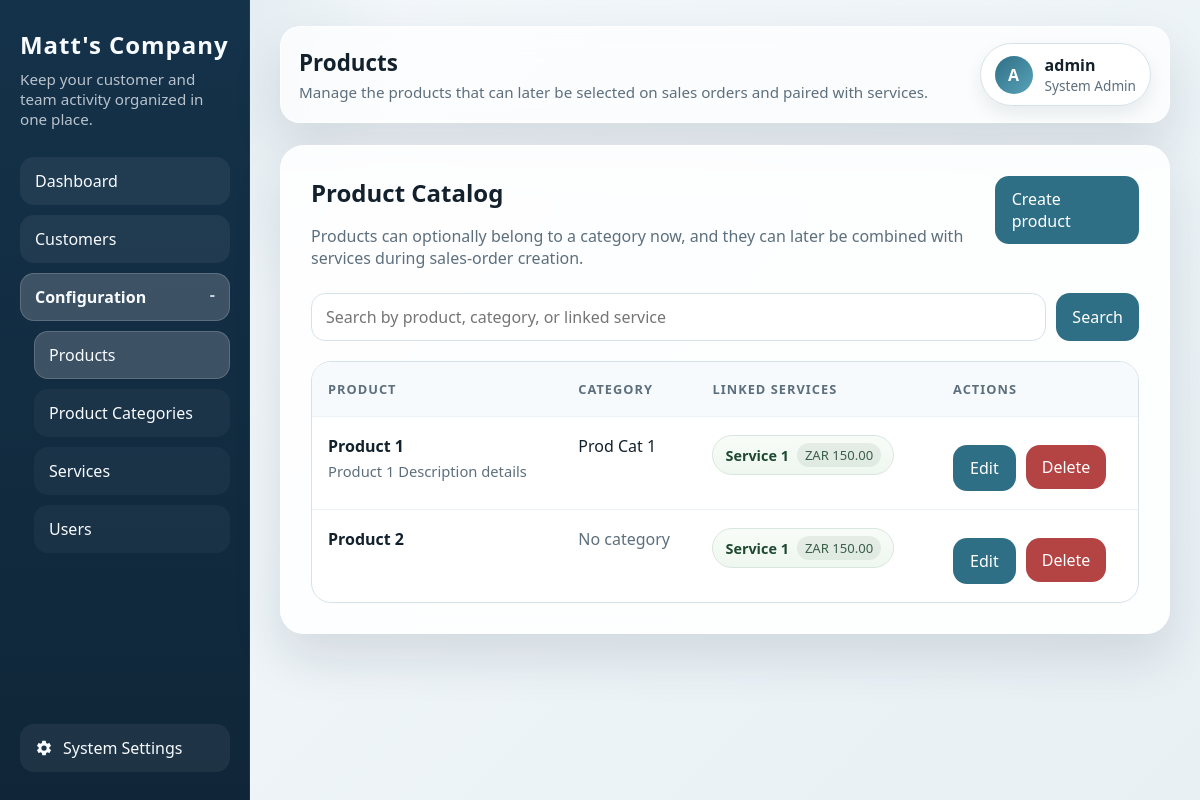
The page /products/ (signed in) on the database as committed earlier.
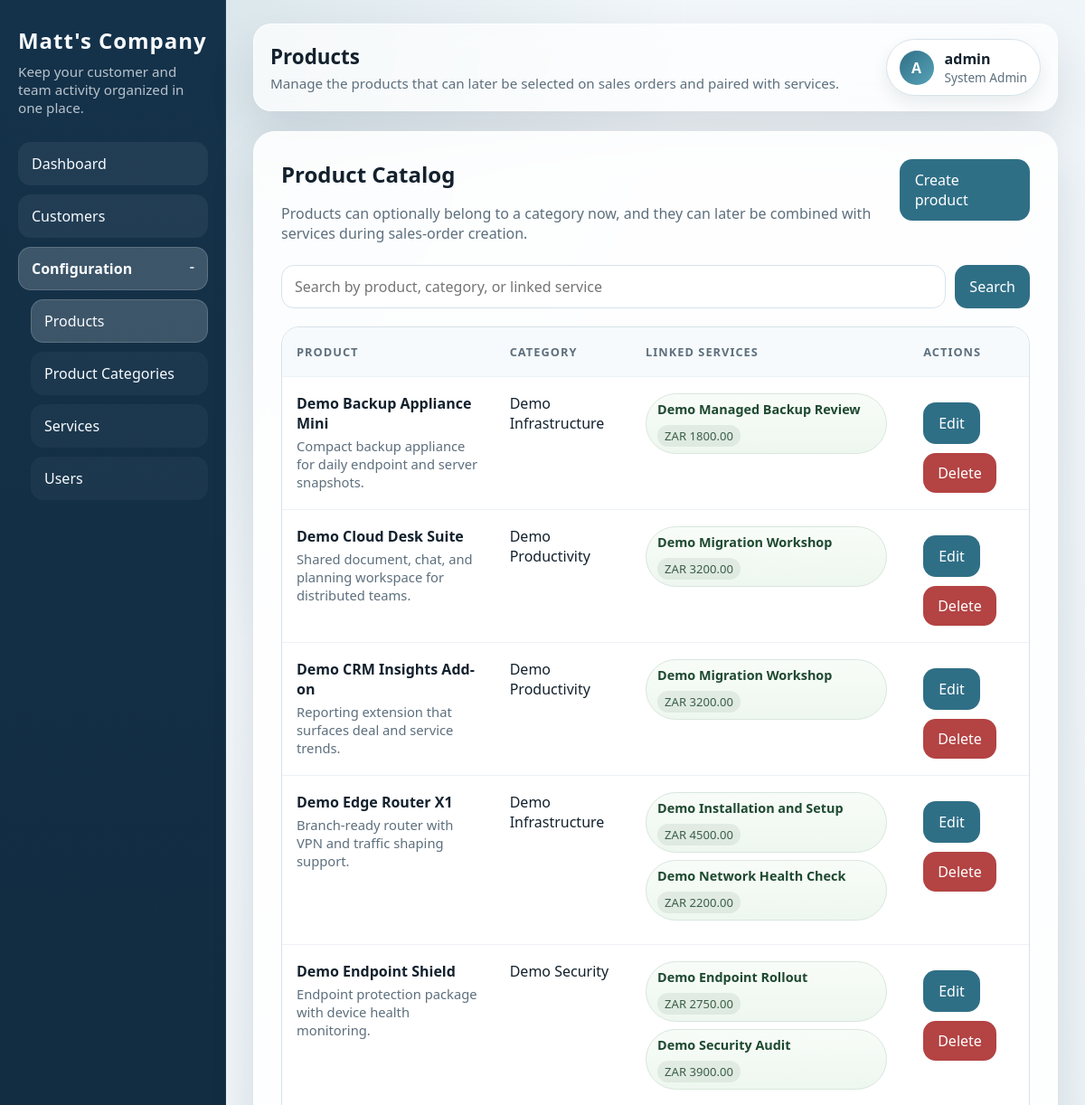
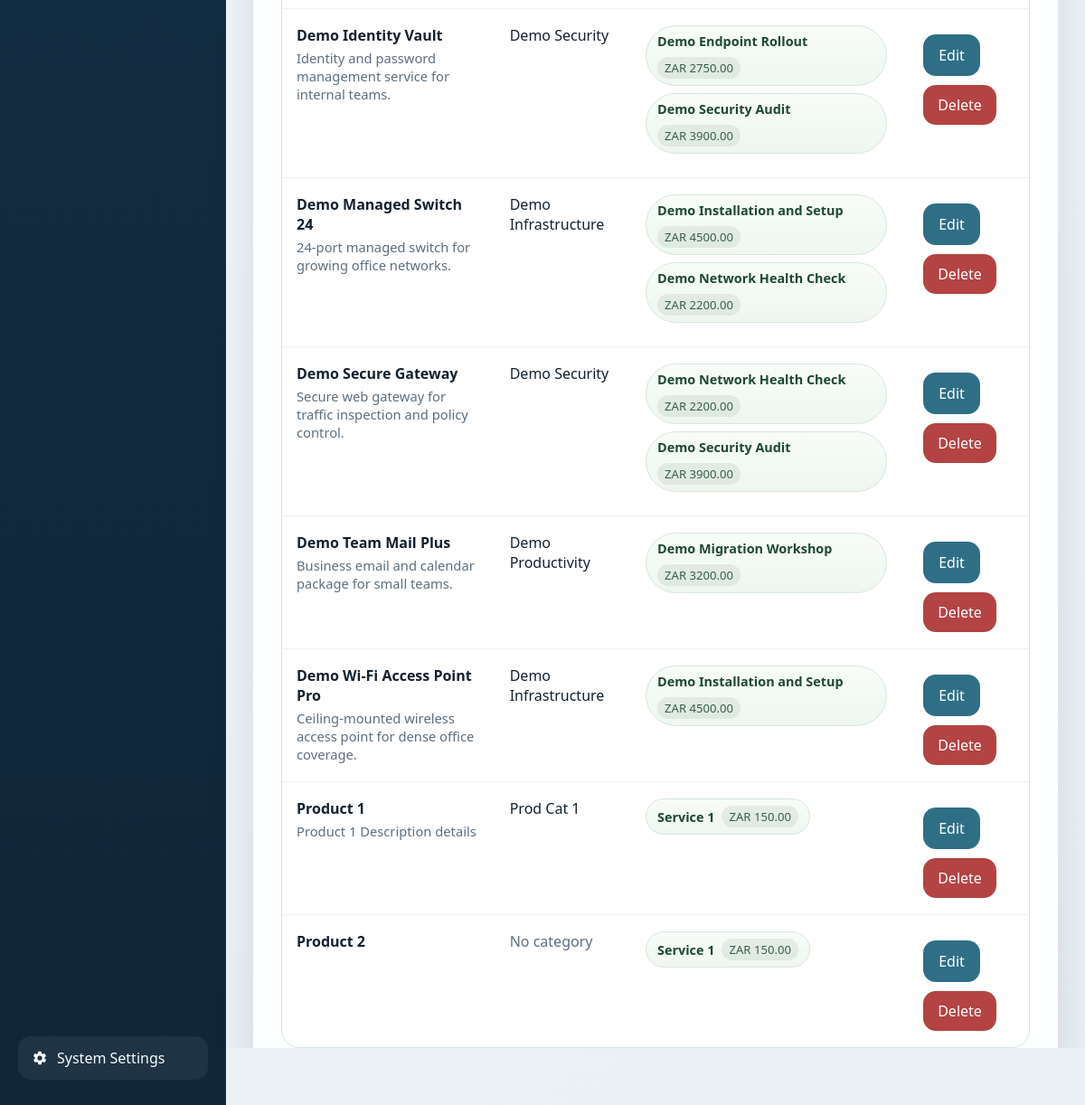
The same page on the database as committed later (2 pictures, top to bottom).
### crm/models/catalog.py (models this page shows, shortened)
class Product(models.Model):
    name = models.CharField(max_length=150)
    category = models.ForeignKey(
        ProductCategory,
        on_delete=models.SET_NULL,
        null=True,
        blank=True,
        related_name="products",
    )
    description = models.TextField(blank=True)
    created_at = models.DateTimeField(auto_now_add=True)
    updated_at = models.DateTimeField(auto_now=True)
    class Meta:
        ordering = ("name", "id")

class ProductCategory(models.Model):
    name = models.CharField(max_length=120)
    description = models.TextField(blank=True)
    created_at = models.DateTimeField(auto_now_add=True)
    updated_at = models.DateTimeField(auto_now=True)
    class Meta:
        ordering = ("name", "id")
        verbose_name = "product category"
        verbose_name_plural = "product categories"

class Service(models.Model):
    name = models.CharField(max_length=150)
    description = models.TextField(blank=True)
    price = models.DecimalField(max_digits=10, decimal_places=2)
    products = models.ManyToManyField(
        Product,
        blank=True,
        related_name="services",
    )
    created_at = models.DateTimeField(auto_now_add=True)
    updated_at = models.DateTimeField(auto_now=True)
    class Meta:
        ordering = ("name", "id")

### crm/models/core.py (models this page shows, shortened)
class SystemSettings(models.Model):
    CURRENCY_ZAR = "ZAR"
    CURRENCY_USD = "USD"
    CURRENCY_EUR = "EUR"
    CURRENCY_CHOICES = (
        (CURRENCY_ZAR, "South African Rand (ZAR)"),
        (CURRENCY_USD, "US Dollar (USD)"),
        (CURRENCY_EUR, "Euro (EUR)"),
    )
    company_name = models.CharField(max_length=150, default="My CRM")
    default_currency = models.CharField(
        max_length=3,
        choices=CURRENCY_CHOICES,
        default=CURRENCY_ZAR,
    )
    class Meta:
        verbose_name = "system settings"
        verbose_name_plural = "system settings"
    @classmethod
    def get_solo(cls):
        settings, _ = cls.objects.get_or_create(pk=1)
        return settings

### crm/views/catalog.py (the view, shortened to what this page needs)
# urls.py: path("products/", products, name="products"),
@login_required
def products(request):
    if not has_permission(request.user, "crm.view_product"):
        return HttpResponseForbidden("Only admin users can manage configuration.")
    search_query = request.GET.get("q", "").strip()
    existing_products = Product.objects.select_related("category").prefetch_related(
        Prefetch("services", queryset=Service.objects.order_by("name", "id"))
    ).all()
    existing_products = existing_products.order_by(Lower("name"), "id")
    return render(
        request,
        "crm/products.html",
        {
            "existing_products": existing_products,
            "search_query": search_query,
        },
    )

### crm/authz/access.py (called while the page is built)
def can_manage_configuration(user):
    return get_access_level(user) in {ACCESS_LEVEL_ADMIN, ACCESS_LEVEL_SYSTEM_ADMIN}

def get_access_level(user):
    if not getattr(user, "is_authenticated", False):
        return ACCESS_LEVEL_USER
    if user.is_superuser or user.is_staff or user.groups.filter(name=SYSTEM_ADMIN_GROUP).exists():
        return ACCESS_LEVEL_SYSTEM_ADMIN
    if user.groups.filter(name=CRM_ADMIN_GROUP).exists():
        return ACCESS_LEVEL_ADMIN
    return ACCESS_LEVEL_USER

def get_access_level_label(user):
    access_level = get_access_level(user)
    if access_level == ACCESS_LEVEL_SYSTEM_ADMIN:
        return "System Admin"
    if access_level == ACCESS_LEVEL_ADMIN:
        return "Admin"
    return "User"

### crm/context_processors.py (called while the page is built)
def system_settings(request):
    settings = SystemSettings.get_solo()
    return {
        "system_settings": settings,
        "company_name": settings.company_name,
        "default_currency": settings.default_currency,
        "can_manage_configuration": can_manage_configuration(request.user),
        "user_access_level": get_access_level_label(request.user),
    }

### crm/views/common.py (called while the page is built)
def has_permission(user, permission):
    return user.is_superuser or user.has_perm(permission)

### crm/templates/crm/products.html (shortened to what this page needs)
{% extends "crm/base.html" %}
{% block page_title %}Products{% endblock %}
{% block page_copy %}Manage the products that can later be selected on sales orders and paired with services.{% endblock %}
{% block content %}
    <div class="toolbar">
        <div>
            <h2>Product Catalog</h2>
            <p class="meta page-intro">Products can optionally belong to a category now, and they can later be combined with services during sales-order creation.</p>
        </div>
        <a class="button-link" href="{% url 'create_product' %}">Create product</a>
    </div>
    <div class="search-toolbar">
        <form method="get" class="search-form">
            <input
                class="search-input"
                type="search"
                name="q"
                value="{{ search_query }}"
                placeholder="Search by product, category, or linked service"
            >
            <button class="button" type="submit">Search</button>
        </form>
    </div>
    <div class="data-table-shell">
        {% if existing_products %}
            <table class="data-table">
                <thead>
                    <tr>
                        <th>Product</th>
                        <th>Category</th>
                        <th>Linked Services</th>
                        <th>Actions</th>
                    </tr>
                </thead>
                <tbody>
                    {% for product in existing_products %}
                        <tr>
                            <td>
                                <div class="user-name">{{ product.name }}</div>
                                {% if product.description %}
                                    <div class="user-email">{{ product.description|truncatechars:110 }}</div>
                                {% endif %}
                            </td>
                            <td>
                                {% if product.category %}
                                    <span>{{ product.category.name }}</span>
                                {% else %}
                                    <span class="meta">No category</span>
                                {% endif %}
                            </td>
                            <td>
                                {% with linked_services=product.services.all %}
                                    {% if linked_services %}
                                        {% for service in linked_services %}
                                            <div class="linked-service-badge">
                                                <span class="linked-service-name">{{ service.name }}</span>
                                                <span class="linked-service-price">{{ default_currency }} {{ service.price }}</span>
                                            </div>
                                        {% endfor %}
                                    {% else %}
                                        <span class="meta">No linked services</span>
                                    {% endif %}
                                {% endwith %}
                            </td>
                            <td>
                                <div class="button-row">
                                    <a class="button-link" href="{% url 'edit_product' product.id %}">Edit</a>
                                    <form method="post" action="{% url 'delete_product' product.id %}">
                                        <button class="button danger" type="submit">Delete</button>
                                    </form>
                                </div>
                            </td>
                        </tr>
                    {% endfor %}
                </tbody>
            </table>
        {% else %}
            <div class="empty-state">
                <h3>No products yet</h3>
                <p>Create your first product so it can be selected in future order workflows.</p>
            </div>
        {% endif %}
    </div>
{% endblock %}

### crm/templates/crm/base.html (shortened to what the changed rows need)
{% load static %}
<!DOCTYPE html>
<html lang="en">
<head>
    <link rel="stylesheet" href="{% static 'crm/css/app.css' %}">
</head>
<body>
    <div class="app-shell">
        <aside class="sidebar">
            <h1 class="brand">{{ company_name }}</h1>
            <p class="sidebar-copy">Keep your customer and team activity organized in one place.</p>
            {% with current_url=request.resolver_match.url_name %}
            <nav class="nav" aria-label="Primary">
                <a class="{% if current_url == 'home' %}active{% endif %}" href="{% url 'home' %}">Dashboard</a>
                <a class="{% if current_url == 'customers' or current_url == 'create_customer' or current_url == 'edit_customer' %}active{% endif %}" href="{% url 'customers' %}">Customers</a>
                {% if can_manage_configuration %}
                    <details class="nav-group" {% if current_url == 'product_categories' or current_url == 'create_product_category' or current_url == 'edit_product_category' or current_url == 'products' or current_url == 'create_product' or current_url == 'edit_product' or current_url == 'services' or current_url == 'create_service' or current_url == 'edit_service' or current_url == 'users' or current_url == 'create_user' or current_url == 'edit_user' or current_url == 'change_user_password' %}open{% endif %}>
                    </details>
                {% endif %}
            </nav>
            {% if can_manage_configuration %}
                <div class="sidebar-utility">
                    <a class="sidebar-utility-link {% if current_url == 'system_settings' %}active{% endif %}" href="{% url 'system_settings' %}">
                    </a>
                </div>
            {% endif %}
            {% endwith %}
        </aside>
        <main class="content">
            <header class="topbar">
                <div>
                    <h1 class="topbar-title">{% block page_title %}CRM Workspace{% endblock %}</h1>
                </div>
            </header>
            <section class="card">
                {% block content %}{% endblock %}
            </section>
        </main>
    </div>
</body>
</html>

Rows that differ between the two databases and show on the page:
added Product: name "Demo Backup Appliance Mini", description "Compact backup appliance for daily endpoint and server snapshots.", category.name "Demo Infrastructure"
added Service: name "Demo Managed Backup Review", {{ default_currency }} "ZAR", price "1800.00", shown under "Demo Backup Appliance Mini"
added Product: name "Demo Cloud Desk Suite", description "Shared document, chat, and planning workspace for distributed teams.", category.name "Demo Productivity"
added Service: name "Demo Migration Workshop", {{ default_currency }} "ZAR", price "3200.00"
added Product: name "Demo CRM Insights Add-on", description "Reporting extension that surfaces deal and service trends.", category.name "Demo Productivity"
added Product: name "Demo Edge Router X1", description "Branch-ready router with VPN and traffic shaping support.", category.name "Demo Infrastructure"
added Service: name "Demo Installation and Setup", {{ default_currency }} "ZAR", price "4500.00"
added Service: name "Demo Network Health Check", {{ default_currency }} "ZAR", price "2200.00"
added Product: name "Demo Endpoint Shield", description "Endpoint protection package with device health monitoring.", category.name "Demo Security"
added Service: name "Demo Endpoint Rollout", {{ default_currency }} "ZAR", price "2750.00"
added Service: name "Demo Security Audit", {{ default_currency }} "ZAR", price "3900.00"
added Product: name "Demo Identity Vault", description "Identity and password management service for internal teams.", category.name "Demo Security"
added Product: name "Demo Managed Switch 24", description "24-port managed switch for growing office networks.", category.name "Demo Infrastructure"
added Product: name "Demo Secure Gateway", description "Secure web gateway for traffic inspection and policy control.", category.name "Demo Security"
added Product: name "Demo Team Mail Plus", description "Business email and calendar package for small teams.", category.name "Demo Productivity"
added Product: name "Demo Wi-Fi Access Point Pro", description "Ceiling-mounted wireless access point for dense office coverage.", category.name "Demo Infrastructure"
